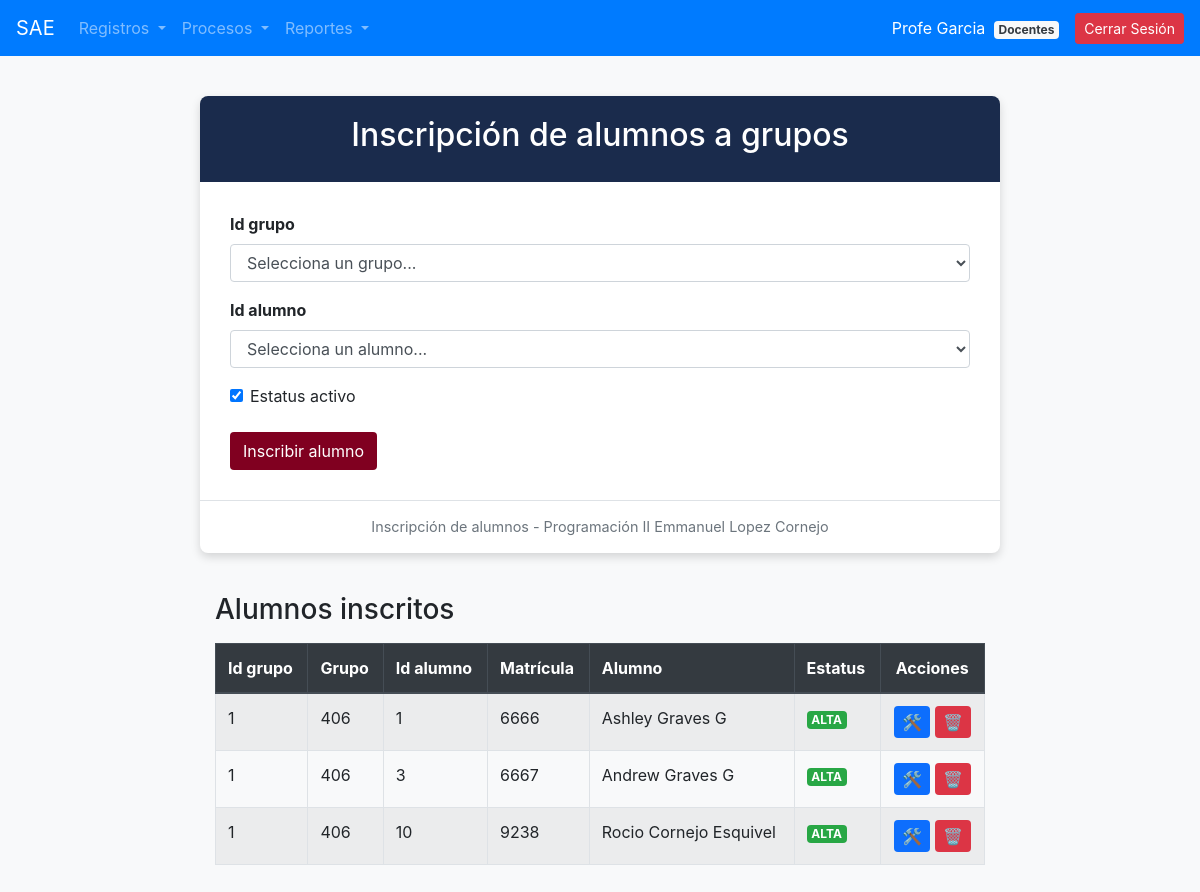
Screenshot of /procesos/inscripcion_grupo.php (signed in) with the database file from the repository.
### tables this page shows
CREATE TABLE `grupo_alumnos` (
  `id_ga` int(11) NOT NULL,
  `idgrupo` int(11) NOT NULL,
  `idalumn` int(11) NOT NULL,
  `estatus` varchar(10) DEFAULT 'ALTA'
);

CREATE TABLE `grupos` (
  `idgrupo` int(11) NOT NULL,
  `clave_grupo` varchar(50) NOT NULL,
  `nombre_grupo` varchar(100) NOT NULL,
  `estatus_grupo` varchar(10) DEFAULT 'ALTA'
);

CREATE TABLE `alumnos` (
  `idalumn` int(11) NOT NULL,
  `matricula_al` varchar(50) NOT NULL,
  `nombre_al` varchar(100) NOT NULL,
  `apaterno_al` varchar(100) NOT NULL,
  `amaterno_al` varchar(100) NOT NULL,
  `mail_al` varchar(150) NOT NULL,
  `estatus_al` varchar(10) DEFAULT 'ALTA'
);

### procesos/inscripcion_grupo.php (the view, shortened to what this page needs)
<?php
include_once("../conexion.php");
include_once("../navegacion/nav.php");
$inscritos = $conexion->query("SELECT ga.id_ga, ga.idgrupo, g.clave_grupo, ga.idalumn, a.matricula_al, CONCAT(a.nombre_al, ' ', a.apaterno_al, ' ', a.amaterno_al) AS alumno, ga.estatus FROM grupo_alumnos ga JOIN grupos g ON ga.idgrupo = g.idgrupo JOIN alumnos a ON ga.idalumn = a.idalumn");
?>
<!DOCTYPE html>
<html lang="es">
<head>
</head>
<body>
<div class="container">
    <div class="form-container">
        <div class="form-header">
            <h2>Inscripción de alumnos a grupos</h2>
        </div>
        <div class="form-body">
            <form method="POST" action="">
                <div class="form-group mb-3">
                    <label for="idgrupo" class="font-weight-bold">Id grupo</label>
                    <select name="idgrupo" id="idgrupo" class="form-control" required>
                        <option value="">Selecciona un grupo...</option>
                    </select>
                </div>
                <div class="form-group mb-3">
                    <label for="idalumn" class="font-weight-bold">Id alumno</label>
                    <select name="idalumn" id="idalumn" class="form-control" required>
                        <option value="">Selecciona un alumno...</option>
                    </select>
                </div>
                <div class="form-check mb-4">
                    <input class="form-check-input" type="checkbox" name="estatus" id="estatus" checked>
                    <label class="form-check-label" for="estatus">
                        Estatus activo
                    </label>
                </div>
                <button type="submit" class="btn btn-custom">Inscribir alumno</button>
            </form>
        </div>
        <div class="footer-text">
            Inscripción de alumnos - Programación II Emmanuel Lopez Cornejo
        </div>
    </div>
    <div class="container mt-4 mb-5" style="max-width: 800px;">
        <h3 class="mb-3">Alumnos inscritos</h3>
        <table class="table table-bordered table-striped">
            <thead class="thead-dark">
                <tr>
                    <th>Id grupo</th>
                    <th>Grupo</th>
                    <th>Id alumno</th>
                    <th>Matrícula</th>
                    <th>Alumno</th>
                    <th>Estatus</th>
                    <th class="text-center">Acciones</th>
                </tr>
            </thead>
            <tbody>
                <?php if ($inscritos->num_rows > 0): ?>
                    <?php while ($row = $inscritos->fetch_assoc()): ?>
                        <tr>
                            <td><?php echo $row['idgrupo']; ?></td>
                            <td><?php echo $row['clave_grupo']; ?></td>
                            <td><?php echo $row['idalumn']; ?></td>
                            <td><?php echo $row['matricula_al']; ?></td>
                            <td><?php echo $row['alumno']; ?></td>
                            <td>
                                <span class="badge <?php echo ($row['estatus'] == 'ALTA') ? 'badge-success' : 'badge-danger'; ?>">
                                    <?php echo $row['estatus']; ?>
                                </span>
                            </td>
                            <td class="text-center">
                                <a href="inscripcion_grupo.php?cambiar_estatus=<?php echo $row['id_ga']; ?>&estatus=<?php echo $row['estatus']; ?>" class="btn-emoji btn-edit" title="Cambiar Estatus (ALTA/BAJA)">🛠️</a>
                                <a href="inscripcion_grupo.php?eliminar=<?php echo $row['id_ga']; ?>" class="btn-emoji btn-delete" onclick="return confirm('¿Eliminar inscripción?');" title="Eliminar de BD">🗑️</a>
                            </td>
                        </tr>
                    <?php endwhile; ?>
                <?php else: ?>
                    <tr>
                        <td colspan="7" class="text-center">No hay alumnos inscritos aún.</td>
                    </tr>
                <?php endif; ?>
            </tbody>
        </table>
    </div>
</div>
</body>
</html>

### procesos/inscripcion_grupo.php (style rules this page uses)
body { background-color: #f8f9fa; }
.form-container { max-width: 800px; margin: 40px auto; background: #ffffff; border-radius: 8px; box-shadow: 0 4px 10px rgba(0,0,0,0.15); overflow: hidden; }
.form-header { background-color: #1a2b4c; color: white; padding: 20px; text-align: center; }
.form-body { padding: 30px; }
.btn-custom { background-color: #800020; color: white; }
.footer-text { text-align: center; padding: 15px; font-size: 0.9em; color: #6c757d; border-top: 1px solid #dee2e6; }
.btn-emoji { border: none; padding: 4px 8px; border-radius: 4px; text-decoration: none; display: inline-block; }
.btn-edit { background-color: #0d6efd; color: white; }
.btn-delete { background-color: #dc3545; color: white; }

### rows the page displays
grupo_alumnos: idgrupo "1", idgrupo.clave_grupo "406", idalumn "1", idalumn.matricula_al "6666", alumno "Ashley Graves G", estatus "ALTA"
grupo_alumnos: idgrupo "1", idgrupo.clave_grupo "406", idalumn "3", idalumn.matricula_al "6667", alumno "Andrew Graves G", estatus "ALTA"
grupo_alumnos: idgrupo "1", idgrupo.clave_grupo "406", idalumn "10", idalumn.matricula_al "9238", alumno "Rocio Cornejo Esquivel", estatus "ALTA"

### other values shown
$_SESSION['nombre_usuario'] "Profe Garcia"
$_SESSION['nombre_puesto'] "Docentes"
